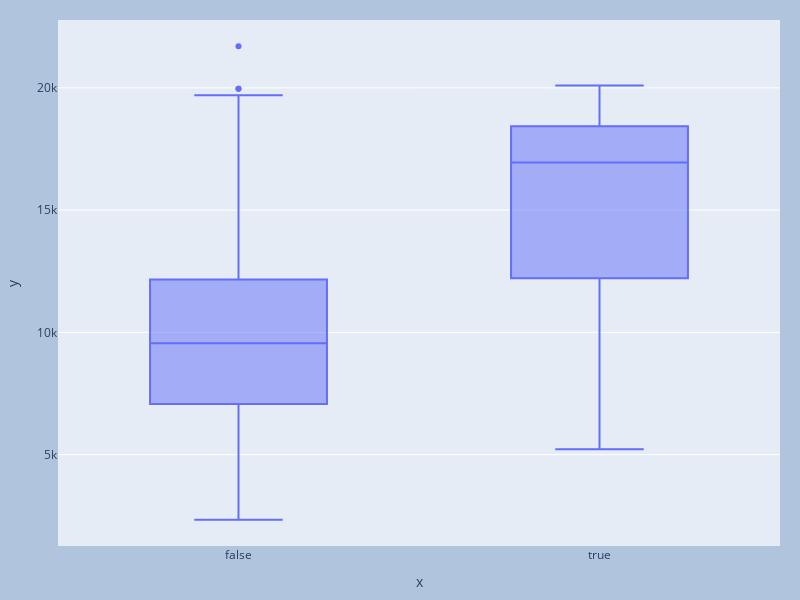

Here is the notebook cell this chart was saved with:
### Markdown cell above
## Feature engineer: Elite

### Code cell
df["Elite"] = df["Top10perc"] > 50
fig = px.box(y=df["Outstate"], x=df["Elite"], width=800, height=600)
fig.update_layout(
    margin={"l": 20, "r": 20, "t": 20, "b": 20},
    paper_bgcolor="LightSteelBlue",
)

### Figure 1 — Plotly figure (JSON) as saved in the notebook; plotly's stock layout.template omitted (floating-point values rounded to 4 significant figures; data arrays with more than 128 entries replaced by an {"elided": "..."} marker saying what was removed)
{"data": [{"alignmentgroup": "True", "hovertemplate": "x=%{x}<br>y=%{y}<extra></extra>", "legendgroup": "", "marker": {"color": "#636efa"}, "name": "", "notched": false, "offsetgroup": "", "orientation": "v", "showlegend": false, "type": "box", "x": {"elided": "777 bool values"}, "x0": " ", "xaxis": "x", "y": {"elided": "777 int values"}, "y0": " ", "yaxis": "y"}], "layout": {"boxmode": "group", "height": 600, "legend": {"tracegroupgap": 0}, "margin": {"b": 20, "l": 20, "r": 20, "t": 20}, "paper_bgcolor": "LightSteelBlue", "width": 800, "xaxis": {"anchor": "y", "domain": [0, 1], "title": {"text": "x"}}, "yaxis": {"anchor": "x", "domain": [0, 1], "title": {"text": "y"}}}}
